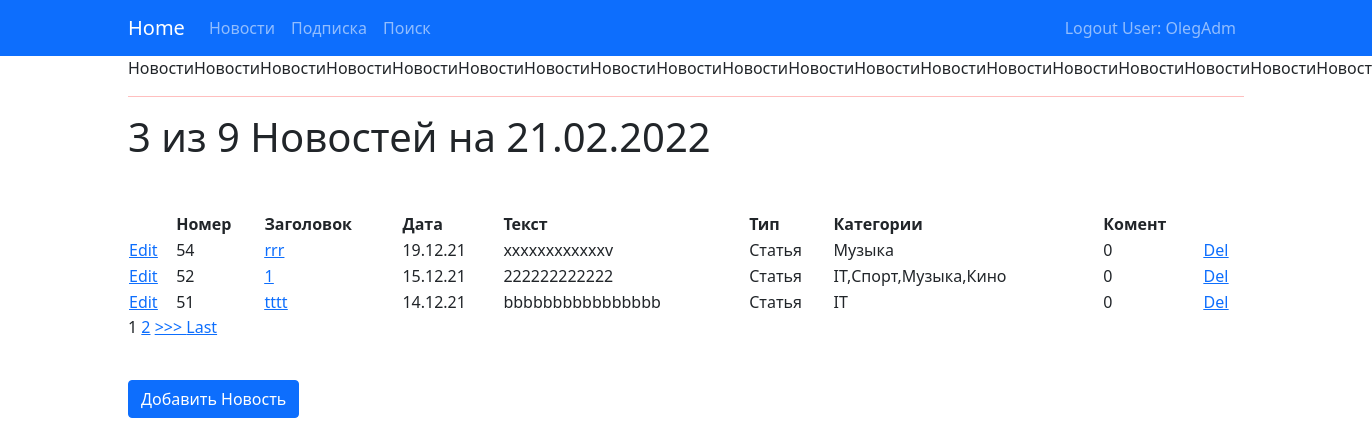
/news/ (signed in), run on the app's committed database.
### news/models.py (models this page shows, shortened)
class Post(models.Model):
    article = 'a'
    news = 'n'
    POST_TYPE = [
        (article, "Статья"),
        (news, "Новость")
    ]
    author = models.ForeignKey(Author, on_delete=models.CASCADE)
    post_type = models.CharField(max_length=1, choices=POST_TYPE, default=article)
    created = models.DateTimeField(auto_now_add=True)
    cats = models.ManyToManyField(Category, through='PostCategory')
    title = models.CharField(max_length=256)
    text = models.TextField()
    rating = models.IntegerField(default=0)
    @property
    def post_type_str(self):
        return [i for i in self.POST_TYPE if i[0] == self.post_type][0][1]
    @property
    def cats_str(self):
        return ','.join(cc.name for cc in self.cats.all())

class Russian_mat(models.Model):
    word = models.CharField(max_length=64, unique=True, null=False)

class Category(models.Model):
    name = models.CharField(max_length=64, unique=True)
    users = models.ManyToManyField(User, through='Subscribe')

### news/views.py (the view)
# urls.py: path('', PostList.as_view() ),
class PostList(LoginRequiredMixin, ListView):
    model = Post
    template_name = 'post/posts.html'
    context_object_name = 'posts'
    queryset = Post.objects.order_by('-id')
    paginate_by = 3
    def get_context_data(self, **kwargs):
        context = super().get_context_data(**kwargs)
        context['post_count'] = Post.objects.all().count()
        context['time_now'] = datetime.utcnow()
        return context

### news/templatetags/custom_filters.py (called while the page is built)
@register.filter(name='multiply')  # регистрируем наш фильтр под именем multiply, чтоб django понимал, что это именно фильтр, а не простая функция
def multiply(value, arg):
    if isinstance(value, str) and isinstance(arg, int):
        return str(value) * arg  # возвращаемое функцией значение — это то значение, которое подставится к нам в шаблон
    else:
        raise ValueError(f'Нельзя умножить {type(value)} на {type(arg)}')

@register.filter(name='censor')
def censor(value):
    res = value
    if isinstance(value, str):
        xx = list()
        for ww in Russian_mat.objects.all():
            xx.append(ww.word)
        for ss in value.split():
             if ss.lower() in xx:
                 res = value.replace(ss, 'x' * len(ss) )
        return res
    else:
        raise ValueError(f'Нельзя фильтровать {type(value)}')

@register.filter(name='comment_count')
def comment_count(value):
    id = int(value)
    res = Comment.objects.filter(post_id=id).count()
    return res

### templates/post/posts.html (shortened to what this page needs)
{% extends 'flatpages/default.html' %}
{% load custom_filters %}
{% block menu %}
    {% include 'post/menu_post.html' %}
{% endblock menu %}
{% block title %}
{{ 'Новости'|multiply:20 }}
{% endblock title %}
{% block content %}
<h1>{{ posts|length }} из {{ post_count }} Новостей на {{ time_now|date:'d.m.Y' }}</h1>
<h3><br></h3>
{%if posts%}
    <table style="width: 100%">
        <tr>
            <th></th>
            <th> Номер</th>
            <th> Заголовок</th>
            <th> Дата</th>
            <th> Текст</th>
            <th> Тип</th>
            <th> Категории</th>
            <th> Комент</th>
            <th></th>
        </tr>
        {% for post in posts %}
        <tr>
            <td><a href="{{post.id}}/edit"><u> Edit </u></a></td>
            <td>{{ post.id }}</td>
            <td><a href="{{post.id}}"><u> {{ post.title|truncatechars:20|censor }} </u></a></td>
            <td>{{ post.created|date:'d.m.y' }}</td>
            <td>{{ post.text|truncatechars:20|censor }}</td>
            <td>{{ post.post_type_str }}</td>
            <td>{{ post.cats_str|truncatechars:25 }}</td>
            <td>{{ post.id|comment_count }}</td>
            <td><a href="{{post.id}}/delete"><u> Del </u></a></td>
        </tr>
        {% endfor%}
    </table>
        {% if is_paginated %}
            {% for num in page_obj.paginator.page_range %}
                {% if page_obj.number == num %}
                    <a>{{ num }}</a>
                {% elif num > page_obj.number|add:'-2' and num < page_obj.number|add:'2' %}
                    <a href="?page={{ num }}">{{ num }}</a>
                {% endif %}
            {% endfor %}
            {% if page_obj.has_next %}
                <a href="?page={{ page_obj.next_page_number }}"> >>> </a>
                <a href="?page={{ page_obj.paginator.num_pages }}">Last</a>
            {% endif %}
        {% endif %}
    {%else%}
    <h2>Новостей нет</h2>
    {%endif%}
<h3><br></h3>
<button onclick="document.location='add/'" class="btn btn-primary">Добавить Новость</button>
    {% endblock content %}

### templates/flatpages/default.html (shortened to what this page needs)
<!DOCTYPE html>
<html lang="en">
<head>
    {% load static %}
    <link href="https://cdn.jsdelivr.net/npm/bootstrap@5.1.3/dist/css/bootstrap.min.css" rel="stylesheet"
>
</head>
<body>
<nav
        {% if request.user.is_staff %}
            class="navbar navbar-expand-lg navbar-dark bg-dark static-top"
        {% else %}
            class="navbar navbar-expand-lg navbar-dark bg-primary static-top"
        {% endif %}
>
    <div class="container">
        <a class="navbar-brand" href="/">Home</a>
            {% block menu %}{% endblock menu %}
        <div class="razR">
            <div class="collapse navbar-collapse" id="navbarResponsive">
                <ul class="navbar-nav ml-auto">
                    <li style="text-align:right;" class="nav-item">
                        {% if request.user.is_staff %}
                        <a class="nav-link" href="/accounts/logout/"> Logout Admin: {{ request.user }}</a>
                        {% else %}
                        <a class="nav-link" href="/accounts/logout/"> Logout User: {{ request.user }}</a>
                        {% endif %}
                    </li>
                </ul>
            </div>
        </div>
    </div>
</nav>
<div class="container">
    <div class="row">
        <div class="col-lg-12">
                {% block title %}{% endblock title %}
            <hr>
            {% block content %}{% endblock content %}
        </div>
    </div>
</div>
</body>
</html>

### templates/flatpages/default.html (style rules this page uses)
.razR { text-align: right; }
hr { background-color: red }

### data on the page
Post: id "54", title|censor "rrr", created "19.12.21", text|censor "xxxxxxxxxxxxv", post_type_str "Статья", cats_str "Музыка", id|comment_count "0"
Post: id "52", title|censor "1", created "15.12.21", text|censor "222222222222", post_type_str "Статья", cats_str "IT,Спорт,Музыка,Кино", id|comment_count "0"
Post: id "51", title|censor "tttt", created "14.12.21", text|censor "bbbbbbbbbbbbbbbb", post_type_str "Статья", cats_str "IT", id|comment_count "0"

### other printed values
{{ request.user }} "OlegAdm"
{{ posts|length }} "3"
{{ post_count }} "9"
{{ time_now|date:'d.m.Y' }} "21.02.2022"
{{ num }} "1"
{{ num }} "2"
